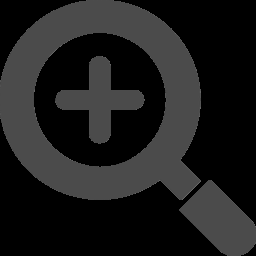
#> input picture frontend/images/拡大アイコン1.png, 256 x 256 px
$ python -i histogram.py   (imports and definitions only)
#> lines starting #> are read from the running program, lines starting #| are printed output that depends on the picture; after the words box and inside, x2 and y2 are one past the last pixel; in counts of white or black regions, pixels touching at a corner belong together
#> further down, picture is the input picture: shape (256, 256, 3); min 0, max 102, mean 29.2
import cv2
import numpy as np
import matplotlib.pyplot as plt
from io import BytesIO
from google.cloud import firestore, storage
from funcs import upload_image_to_cloud_storage

def make_histogram(image, room_id="", db=None, bucket=None) -> None:
    # 画像をRGBに変換
#> called with room_id = ''
    image_rgb = cv2.cvtColor(image, cv2.COLOR_BGR2RGB)

    gray = cv2.cvtColor(image_rgb, cv2.COLOR_RGB2GRAY)
    mask = gray != 0  # 0ではないピクセルを対象にする
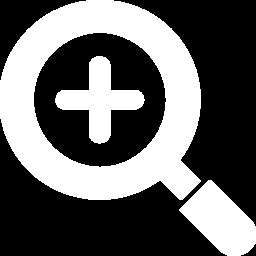
#> mask: shape (256, 256) bool; 38.8% white; 3 white regions, box (x1, y1, x2, y2) and area: (0, 0, 201, 200) 19024, (179, 180, 256, 256) 3308, (55, 56, 145, 144) 3106

    hist_r = cv2.calcHist([image_rgb], [0], mask.astype(np.uint8), [256], [0, 256])
#> hist_r = 256 values, max 23537 at index 75, min 0 at index 0, mean 99.37
    hist_g = cv2.calcHist([image_rgb], [1], mask.astype(np.uint8), [256], [0, 256])
#> hist_g has the same summary as hist_r
    hist_b = cv2.calcHist([image_rgb], [2], mask.astype(np.uint8), [256], [0, 256])
#> hist_b has the same summary as hist_r

    hist_data = {
        "red": {str(i): 0 if i == 0 else int(hist_r[i][0]) for i in range(256)},
        "green": {str(i): 0 if i == 0 else int(hist_g[i][0]) for i in range(256)},
        "blue": {str(i): 0 if i == 0 else int(hist_b[i][0]) for i in range(256)}
    }

#> (the run stopped early here; a loop or call above may not have finished)
